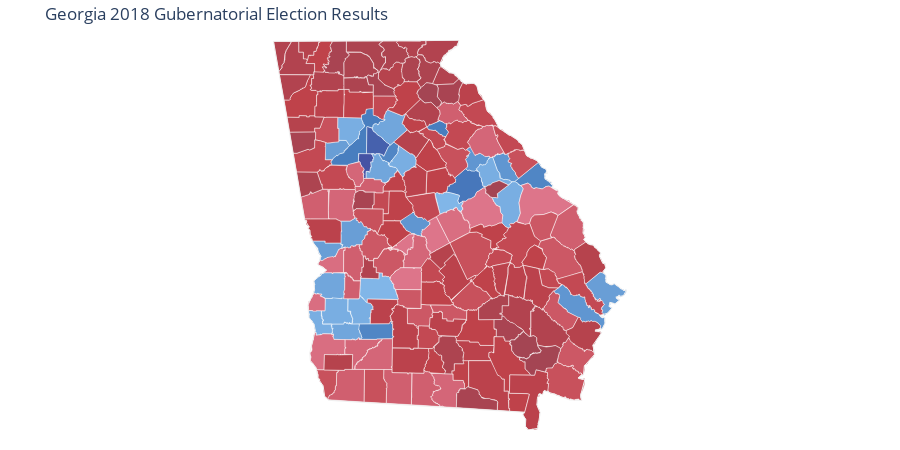

The notebook cell this image was saved under:
### Code cell
hover_ix, hover = [(ix, t) for ix, t in enumerate(fig['data']) if t.text][0]

# mismatching lengths indicates bug
if len(hover['text']) != len(ga_gov_election):

    ht = pd.Series(hover['text'])

    no_dupe_ix = ht.index[~ht.duplicated()]

    hover_x_deduped = np.array(hover['x'])[no_dupe_ix]
    hover_y_deduped = np.array(hover['y'])[no_dupe_ix]

    new_hover_x = [x if type(x) == float else x[0] for x in hover_x_deduped]
    new_hover_y = [y if type(y) == float else y[0] for y in hover_y_deduped]

    fig['data'][hover_ix]['text'] = ht.drop_duplicates()
    fig['data'][hover_ix]['x'] = new_hover_x
    fig['data'][hover_ix]['y'] = new_hover_y
    
fig.show()

### Figure 1 — Plotly figure (JSON) as saved in the notebook; plotly's stock layout.template omitted (floating-point values rounded to 4 significant figures; data arrays with more than 128 entries replaced by an {"elided": "..."} marker saying what was removed)
{"data": [{"fill": "toself", "fillcolor": "#444CA0", "hoverinfo": "none", "line": {"color": "rgb(255,255,255)", "width": 0.5}, "mode": "lines", "name": "< 0", "type": "scatter", "x": [], "y": []}, {"fill": "toself", "fillcolor": "#4553A4", "hoverinfo": "none", "line": {"color": "rgb(255,255,255)", "width": 0.5}, "mode": "lines", "name": "0 - 11.79", "type": "scatter", "x": [-84.46, -84.46, -84.45, -84.45, -84.45, -84.45, -84.28, -84.28, -84.27, -84.27, -84.26, -84.26, -84.25, -84.25, -84.24, -84.24, -84.25, -84.25, -84.26, -84.26, -84.29, -84.29, -84.28, -84.28, -84.28, -84.29, -84.29, -84.3, -84.3, -84.32, -84.32, -84.35, -84.35, -84.39, -84.39, -84.4, -84.39, -84.4, -84.39, -84.39, -84.39, -84.39, -84.39, -84.38, -84.39, -84.39, -84.39, -84.4, -84.4, -84.39, -84.39, -84.38, -84.39, -84.38, -84.39, -84.39, -84.4, -84.41, -84.42, -84.42, -84.43, -84.43, -84.44, -84.46, -84.46, null], "y": [33.57, 33.65, 33.65, 33.64, 33.64, 33.65, 33.65, 33.64, 33.64, 33.63, 33.63, 33.61, 33.61, 33.6, 33.6, 33.59, 33.59, 33.58, 33.58, 33.55, 33.55, 33.53, 33.53, 33.53, 33.48, 33.48, 33.44, 33.44, 33.43, 33.43, 33.44, 33.44, 33.35, 33.35, 33.36, 33.36, 33.37, 33.37, 33.38, 33.39, 33.39, 33.39, 33.4, 33.4, 33.41, 33.41, 33.42, 33.42, 33.44, 33.44, 33.44, 33.44, 33.45, 33.46, 33.47, 33.48, 33.48, 33.49, 33.49, 33.51, 33.52, 33.54, 33.55, 33.55, 33.57, null]}, {"fill": "toself", "fillcolor": "#455AA9", "hoverinfo": "none", "line": {"color": "rgb(255,255,255)", "width": 0.5}, "mode": "lines", "name": "11.79 - 14.73", "type": "scatter", "x": [], "y": []}, {"fill": "toself", "fillcolor": "#4661AD", "hoverinfo": "none", "line": {"color": "rgb(255,255,255)", "width": 0.5}, "mode": "lines", "name": "14.73 - 17.68", "type": "scatter", "x": [-84.35, -84.35, -84.35, -84.35, -84.34, -84.3, -84.28, -84.27, -84.27, -84.27, -84.27, -84.27, -84.26, -84.23, -84.2, -84.16, -84.15, -84.13, -84.11, -84.1, -84.08, -84.06, -84.04, -84.02, -84.06, -84.12, -84.12, -84.13, -84.13, -84.14, -84.14, -84.15, -84.15, -84.16, -84.16, -84.17, -84.17, -84.22, -84.22, -84.25, -84.25, -84.35, -84.35, null], "y": [33.68, 33.96, 33.97, 33.97, 33.97, 33.96, 33.96, 33.95, 33.96, 33.95, 33.95, 33.94, 33.91, 33.9, 33.87, 33.85, 33.84, 33.84, 33.81, 33.8, 33.78, 33.77, 33.76, 33.75, 33.73, 33.61, 33.62, 33.63, 33.63, 33.63, 33.64, 33.64, 33.65, 33.64, 33.64, 33.64, 33.65, 33.65, 33.63, 33.63, 33.65, 33.65, 33.68, null]}, {"fill": "toself", "fillcolor": "#4669B2", "hoverinfo": "none", "line": {"color": "rgb(255,255,255)", "width": 0.5}, "mode": "lines", "name": "17.68 - 20.63", "type": "scatter", "x": [], "y": []}, {"fill": "toself", "fillcolor": "#4770B6", "hoverinfo": "none", "line": {"color": "rgb(255,255,255)", "width": 0.5}, "mode": "lines", "name": "20.63 - 23.58", "type": "scatter", "x": [], "y": []}, {"fill": "toself", "fillcolor": "#4777BB", "hoverinfo": "none", "line": {"color": "rgb(255,255,255)", "width": 0.5}, "mode": "lines", "name": "23.58 - 26.53", "type": "scatter", "x": [-83.28, -83.27, -83.26, -83.26, -83.25, -83.26, -83.25, -83.24, -83.23, -83.22, -83.23, -83.21, -83.2, -83.2, -83.18, -83.17, -83.15, -83.15, -83.14, -83.14, -83.16, -83.01, -82.98, -82.96, -82.94, -82.89, -82.88, -82.87, -82.86, -82.85, -82.84, -82.83, -82.83, -82.82, -82.82, -82.83, -82.82, -82.82, -82.83, -82.82, -82.83, -82.82, -82.82, -82.82, -82.82, -82.81, -82.8, -82.8, -82.8, -82.8, -82.8, -82.8, -82.8, -82.79, -82.79, -82.8, -82.8, -82.79, -82.79, -82.78, -82.78, -82.78, -82.78, -82.79, -82.78, -82.77, -82.77, -82.76, -82.76, -82.75, -82.75, -82.78, -82.8, -82.82, -82.83, -82.86, -82.87, -82.89, -82.9, -82.91, -82.93, -82.95, -82.97, -82.98, -82.99, -83.01, -83.05, -83.07, -83.08, -83.1, -83.11, -83.1, -83.11, -83.12, -83.12, -83.11, -83.11, -83.11, -83.11, -83.1, -83.1, -83.1, -83.2, -83.26, -83.27, -83.28, null], "y": [33.19, 33.2, 33.21, 33.22, 33.23, 33.25, 33.26, 33.26, 33.26, 33.27, 33.28, 33.28, 33.28, 33.28, 33.29, 33.3, 33.31, 33.32, 33.33, 33.34, 33.36, 33.47, 33.45, 33.45, 33.44, 33.44, 33.45, 33.45, 33.44, 33.44, 33.43, 33.44, 33.43, 33.43, 33.43, 33.41, 33.41, 33.4, 33.4, 33.39, 33.39, 33.39, 33.38, 33.37, 33.37, 33.36, 33.37, 33.36, 33.35, 33.35, 33.34, 33.33, 33.32, 33.32, 33.32, 33.32, 33.31, 33.31, 33.31, 33.31, 33.28, 33.28, 33.27, 33.27, 33.26, 33.26, 33.26, 33.25, 33.25, 33.25, 33.24, 33.24, 33.22, 33.21, 33.2, 33.2, 33.18, 33.14, 33.13, 33.13, 33.12, 33.11, 33.11, 33.1, 33.09, 33.08, 33.08, 33.07, 33.06, 33.05, 33.06, 33.06, 33.07, 33.08, 33.08, 33.1, 33.11, 33.12, 33.13, 33.13, 33.14, 33.15, 33.18, 33.19, 33.19, 33.19, null]}, {"fill": "toself", "fillcolor": "#487EBF", "hoverinfo": "none", "line": {"color": "rgb(255,255,255)", "width": 0.5}, "mode": "lines", "name": "26.53 - 29.48", "type": "scatter", "x": {"elided": "182 float values"}, "y": {"elided": "182 float values"}}, {"fill": "toself", "fillcolor": "#5086C5", "hoverinfo": "none", "line": {"color": "rgb(255,255,255)", "width": 0.5}, "mode": "lines", "name": "29.48 - 32.42", "type": "scatter", "x": {"elided": "184 float values"}, "y": {"elided": "184 float values"}}, {"fill": "toself", "fillcolor": "#588ECB", "hoverinfo": "none", "line": {"color": "rgb(255,255,255)", "width": 0.5}, "mode": "lines", "name": "32.42 - 35.37", "type": "scatter", "x": [], "y": []}, {"fill": "toself", "fillcolor": "#6096D1", "hoverinfo": "none", "line": {"color": "rgb(255,255,255)", "width": 0.5}, "mode": "lines", "name": "35.37 - 38.32", "type": "scatter", "x": {"elided": "434 float values"}, "y": {"elided": "434 float values"}}, {"fill": "toself", "fillcolor": "#699ED6", "hoverinfo": "none", "line": {"color": "rgb(255,255,255)", "width": 0.5}, "mode": "lines", "name": "38.32 - 41.27", "type": "scatter", "x": {"elided": "358 float values"}, "y": {"elided": "358 float values"}}, {"fill": "toself", "fillcolor": "#71A6DC", "hoverinfo": "none", "line": {"color": "rgb(255,255,255)", "width": 0.5}, "mode": "lines", "name": "41.27 - 44.22", "type": "scatter", "x": {"elided": "350 float values"}, "y": {"elided": "350 float values"}}, {"fill": "toself", "fillcolor": "#79AEE2", "hoverinfo": "none", "line": {"color": "rgb(255,255,255)", "width": 0.5}, "mode": "lines", "name": "44.22 - 47.17", "type": "scatter", "x": {"elided": "499 float values"}, "y": {"elided": "499 float values"}}, {"fill": "toself", "fillcolor": "#81B6E8", "hoverinfo": "none", "line": {"color": "rgb(255,255,255)", "width": 0.5}, "mode": "lines", "name": "47.17 - 50.0", "type": "scatter", "x": {"elided": "162 float values"}, "y": {"elided": "162 float values"}}, {"fill": "toself", "fillcolor": "#DD758A", "hoverinfo": "none", "line": {"color": "rgb(255,255,255)", "width": 0.5}, "mode": "lines", "name": "50.0 - 53.06", "type": "scatter", "x": {"elided": "457 float values"}, "y": {"elided": "457 float values"}}, {"fill": "toself", "fillcolor": "#D96E81", "hoverinfo": "none", "line": {"color": "rgb(255,255,255)", "width": 0.5}, "mode": "lines", "name": "53.06 - 56.01", "type": "scatter", "x": {"elided": "289 float values"}, "y": {"elided": "289 float values"}}, {"fill": "toself", "fillcolor": "#D46678", "hoverinfo": "none", "line": {"color": "rgb(255,255,255)", "width": 0.5}, "mode": "lines", "name": "56.01 - 58.96", "type": "scatter", "x": {"elided": "696 float values"}, "y": {"elided": "696 float values"}}, {"fill": "toself", "fillcolor": "#D05F6F", "hoverinfo": "none", "line": {"color": "rgb(255,255,255)", "width": 0.5}, "mode": "lines", "name": "58.96 - 61.91", "type": "scatter", "x": {"elided": "639 float values"}, "y": {"elided": "639 float values"}}, {"fill": "toself", "fillcolor": "#CC5865", "hoverinfo": "none", "line": {"color": "rgb(255,255,255)", "width": 0.5}, "mode": "lines", "name": "61.91 - 64.86", "type": "scatter", "x": {"elided": "767 float values"}, "y": {"elided": "767 float values"}}, {"fill": "toself", "fillcolor": "#C8515C", "hoverinfo": "none", "line": {"color": "rgb(255,255,255)", "width": 0.5}, "mode": "lines", "name": "64.86 - 67.8", "type": "scatter", "x": {"elided": "737 float values"}, "y": {"elided": "737 float values"}}, {"fill": "toself", "fillcolor": "#C34953", "hoverinfo": "none", "line": {"color": "rgb(255,255,255)", "width": 0.5}, "mode": "lines", "name": "67.8 - 70.75", "type": "scatter", "x": {"elided": "1144 float values"}, "y": {"elided": "1144 float values"}}, {"fill": "toself", "fillcolor": "#BF424A", "hoverinfo": "none", "line": {"color": "rgb(255,255,255)", "width": 0.5}, "mode": "lines", "name": "70.75 - 73.7", "type": "scatter", "x": {"elided": "1300 float values"}, "y": {"elided": "1300 float values"}}, {"fill": "toself", "fillcolor": "#BB424C", "hoverinfo": "none", "line": {"color": "rgb(255,255,255)", "width": 0.5}, "mode": "lines", "name": "73.7 - 76.65", "type": "scatter", "x": {"elided": "1006 float values"}, "y": {"elided": "1006 float values"}}, {"fill": "toself", "fillcolor": "#B6434D", "hoverinfo": "none", "line": {"color": "rgb(255,255,255)", "width": 0.5}, "mode": "lines", "name": "76.65 - 79.6", "type": "scatter", "x": {"elided": "541 float values"}, "y": {"elided": "541 float values"}}, {"fill": "toself", "fillcolor": "#B2434F", "hoverinfo": "none", "line": {"color": "rgb(255,255,255)", "width": 0.5}, "mode": "lines", "name": "79.6 - 82.55", "type": "scatter", "x": {"elided": "709 float values"}, "y": {"elided": "709 float values"}}, {"fill": "toself", "fillcolor": "#AD4450", "hoverinfo": "none", "line": {"color": "rgb(255,255,255)", "width": 0.5}, "mode": "lines", "name": "82.55 - 85.49", "type": "scatter", "x": {"elided": "698 float values"}, "y": {"elided": "698 float values"}}, {"fill": "toself", "fillcolor": "#A94452", "hoverinfo": "none", "line": {"color": "rgb(255,255,255)", "width": 0.5}, "mode": "lines", "name": "85.49 - 88.44", "type": "scatter", "x": {"elided": "370 float values"}, "y": {"elided": "370 float values"}}, {"fill": "toself", "fillcolor": "#A44553", "hoverinfo": "none", "line": {"color": "rgb(255,255,255)", "width": 0.5}, "mode": "lines", "name": "88.44 - 91.39", "type": "scatter", "x": {"elided": "352 float values"}, "y": {"elided": "352 float values"}}, {"fill": "toself", "fillcolor": "#A04555", "hoverinfo": "none", "line": {"color": "rgb(255,255,255)", "width": 0.5}, "mode": "lines", "name": "> 91.39", "type": "scatter", "x": [], "y": []}, {"hoverinfo": "text", "legendgroup": "centroids", "marker": {"color": "white", "opacity": 0}, "mode": "markers", "name": "US Counties", "selected": {"marker": {"color": "white", "opacity": 1, "size": 3}}, "showlegend": false, "text": {"elided": "159 str values"}, "type": "scatter", "unselected": {"marker": {"opacity": 0}}, "x": {"elided": "159 float values"}, "y": {"elided": "159 float values"}}, {"hoverinfo": "text", "legendgroup": "States", "line": {"color": "rgb(240, 240, 240)", "width": 1}, "mode": "lines", "showlegend": false, "type": "scatter", "x": [-81.28, -81.28, -81.27, -81.27, -81.28, null, -85.61, -83.1, -83.11, -83.31, -83.35, -83.34, -83.23, -83.16, -83.03, -82.9, -82.86, -82.84, -82.75, -82.72, -82.64, -82.56, -82.32, -82.25, -82.19, -82.05, -81.99, -81.93, -81.91, -81.94, -81.94, -81.85, -81.86, -81.83, -81.85, -81.77, -81.74, -81.49, -81.5, -81.42, -81.43, -81.39, -81.42, -81.37, -81.28, -81.19, -81.21, -81.16, -81.13, -81.12, -81.16, -81.12, -81.12, -81.05, -81.0, -80.88, -80.84, -80.88, -80.98, -80.93, -80.99, -81.07, -81.08, -81.04, -81.1, -81.2, -81.13, -81.13, -81.17, -81.26, -81.18, -81.29, -81.27, -81.41, -81.42, -81.49, -81.4, -81.46, -81.44, -81.61, -81.95, -81.97, -82.02, -82.04, -82.05, -82.01, -82.04, -82.16, -82.2, -82.2, -82.24, -82.21, -84.86, -84.91, -84.94, -85.01, -85.03, -85.11, -85.11, -85.04, -85.06, -85.13, -85.14, -85.05, -85.06, -84.89, -85.01, -84.96, -85.11, -85.11, -85.14, -85.12, -85.18, -85.61, null, null], "y": [31.31, 31.31, 31.31, 31.3, 31.31, null, 34.98, 35.0, 34.93, 34.81, 34.73, 34.68, 34.61, 34.6, 34.48, 34.49, 34.46, 34.37, 34.27, 34.15, 34.09, 33.95, 33.82, 33.75, 33.62, 33.56, 33.49, 33.46, 33.41, 33.41, 33.34, 33.31, 33.29, 33.26, 33.25, 33.22, 33.14, 33.01, 32.94, 32.82, 32.7, 32.65, 32.63, 32.58, 32.56, 32.46, 32.42, 32.34, 32.34, 32.29, 32.24, 32.19, 32.12, 32.09, 32.1, 32.02, 32.02, 31.96, 31.94, 31.91, 31.86, 31.88, 31.83, 31.81, 31.75, 31.72, 31.7, 31.63, 31.56, 31.55, 31.52, 31.37, 31.26, 31.12, 31.02, 30.98, 30.96, 30.77, 30.71, 30.72, 30.83, 30.78, 30.79, 30.73, 30.66, 30.56, 30.38, 30.36, 30.4, 30.49, 30.54, 30.57, 30.71, 30.75, 30.88, 30.97, 31.1, 31.19, 31.28, 31.54, 31.62, 31.69, 31.84, 32.02, 32.13, 32.26, 32.33, 32.42, 32.64, 32.74, 32.76, 32.77, 32.86, 34.98, null, null]}], "layout": {"annotations": [{"showarrow": false, "text": "<b></b>", "x": 1, "xanchor": "right", "xref": "paper", "y": 1.05, "yref": "paper"}], "clickmode": "none", "dragmode": false, "height": 450, "hovermode": "closest", "legend": {"traceorder": "reversed", "x": 1, "xanchor": "right", "y": 1, "yanchor": "top"}, "margin": {"b": 20, "l": 20, "r": 20, "t": 40}, "plot_bgcolor": "#FFFFFF", "showlegend": false, "title": {"text": "Georgia 2018 Gubernatorial Election Results"}, "width": 900, "xaxis": {"autorange": false, "fixedrange": true, "range": [-89.03, -77.42], "showgrid": false, "showticklabels": false, "zeroline": false}, "yaxis": {"autorange": false, "fixedrange": true, "range": [30.36, 35.0], "showgrid": false, "showticklabels": false, "zeroline": false}}}
